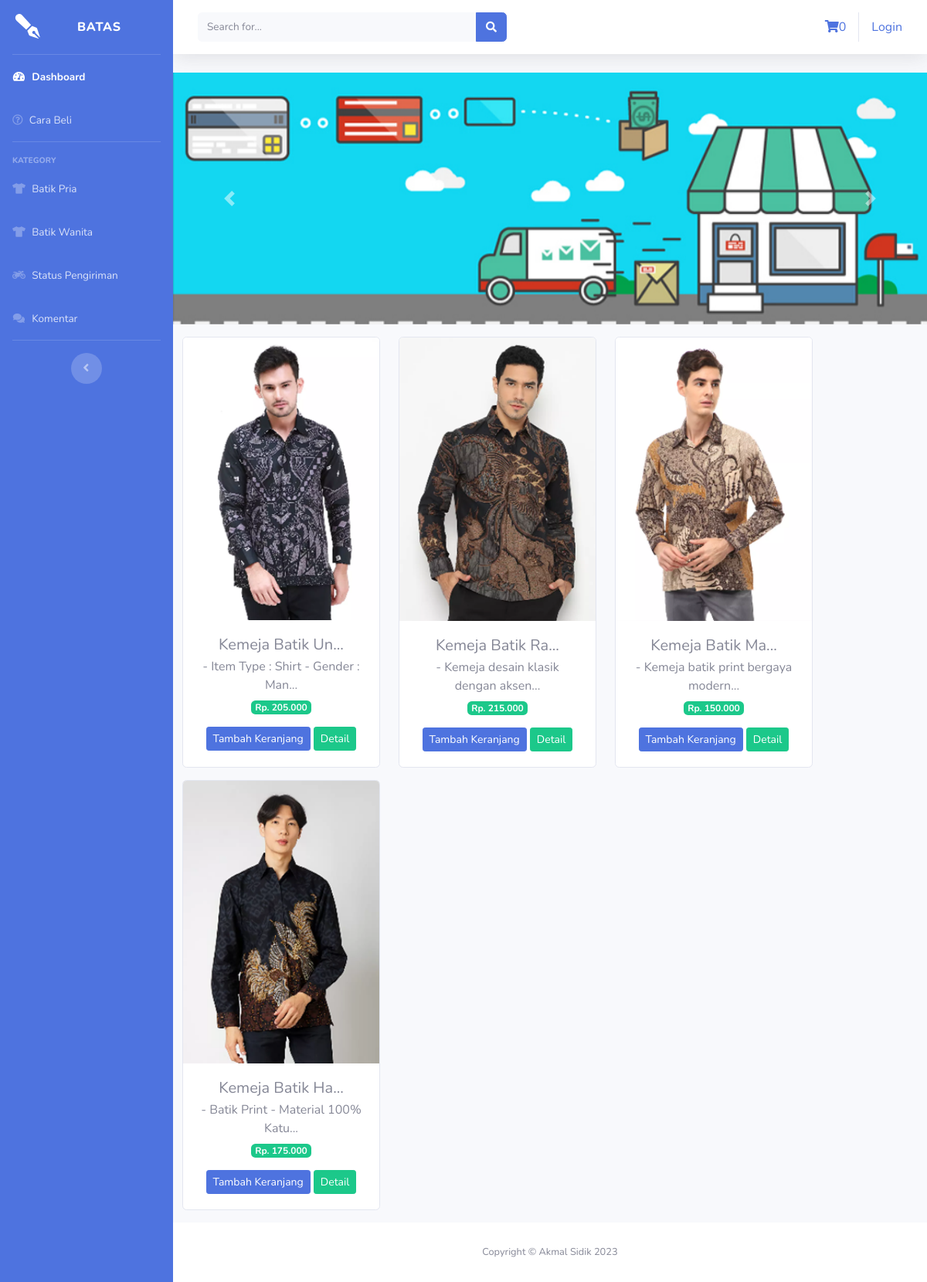
The page /index.php/kategori/pakaian_pria on the database its author committed.
### tables this page shows
CREATE TABLE `tb_barang` (
  `id_brg` int(11) NOT NULL,
  `nama_brg` varchar(50) NOT NULL,
  `keterangan` text NOT NULL,
  `kategori` varchar(20) NOT NULL,
  `harga` int(11) NOT NULL,
  `stok` int(4) NOT NULL,
  `gambar` text NOT NULL,
  `ukuran` enum('S','M','L','XL') NOT NULL DEFAULT 'S'
);

### application/controllers/kategori.php (called while the page is built, shortened)
<?php
class Kategori extends CI_Controller{
    public function pakaian_pria(){
        $data['pakaian_pria'] = $this->model_kategori->data_pakaian_pria()->result();
        $this->load->view('templates/header');
        $this->load->view('templates/sidebar');
        $this->load->view('pakaian_pria',$data);
        $this->load->view('templates/footer');
    }
}
?>

### index.php (called while the page is built, shortened)
<?php
require_once BASEPATH.'core/CodeIgniter.php';

### application/models/model_kategori.php (called while the page is built, shortened)
<?php
class Model_kategori extends CI_Model{
    public function data_pakaian_pria(){
        return $this->db->get_where('tb_barang',array('kategori'=>'Batik Pria'));
    }
}
?>

### application/views/pakaian_pria.php (the view, shortened to what this page needs)
<div id="carouselExampleControls" class="carousel slide" data-ride="carousel">
    <div class="carousel-inner">
        <div class="carousel-item active">
            <img class="d-block w-100" src="<?php echo base_url('assets/img/slider1.jpg') ?>" alt="First slide">
        </div>
    </div>
    <a class="carousel-control-prev" href="#carouselExampleControls" role="button" data-slide="prev">
        <span class="carousel-control-prev-icon" aria-hidden="true"></span>
    </a>
    <a class="carousel-control-next" href="#carouselExampleControls" role="button" data-slide="next">
        <span class="carousel-control-next-icon" aria-hidden="true"></span>
    </a>
</div>
<div class="row text-center mt-3">
    <?php foreach ($pakaian_pria as $brg) : ?>
        <div class="card ml-4 mb-3" style="width: 16rem;">
            <img src="<?php echo base_url() . '/upload/' . $brg->gambar ?>" class="card-img-top" alt="...">
            <div class="card-body">
                <h5 class="card-title mb-1"><?php echo substr($brg->nama_brg, 0, 15) . '...' ?></h5>
                <p class="card-text mb-1"><?php echo substr($brg->keterangan, 0, 35) . '...'; ?></p>
                <span class="badge badge-success mb-3">Rp. <?php echo number_format($brg->harga, 0, ',', '.') ?></span><br>
                <div class="btn btn-sm btn-primary" data-toggle="modal" data-target="#modalTambahKeranjang<?php echo $brg->id_brg ?>">Tambah Keranjang</div>
                <?php echo anchor('dashboard/detail/' . $brg->id_brg, '<div class="btn btn-sm btn-success">Detail</div>') ?>
            </div>
        </div>
    <?php endforeach; ?>
</div>

### rows shown on the page
tb_barang: gambar (picture), nama_brg "Kemeja Batik Un", keterangan "- Item Type : Shirt - Gender : Man", harga "205.000", id_brg "Detail"
tb_barang: gambar (picture), nama_brg "Kemeja Batik Ra", keterangan "- Kemeja desain klasik dengan aksen", harga "215.000", id_brg "Detail"
tb_barang: gambar (picture), nama_brg "Kemeja Batik Ma", keterangan "- Kemeja batik print bergaya modern", harga "150.000", id_brg "Detail"
tb_barang: gambar (picture), nama_brg "Kemeja Batik Ha", keterangan "- Batik Print - Material 100% Katu", harga "175.000", id_brg "Detail"

### other values the page prints
anchor('auth/login', 'Login') "Login"
